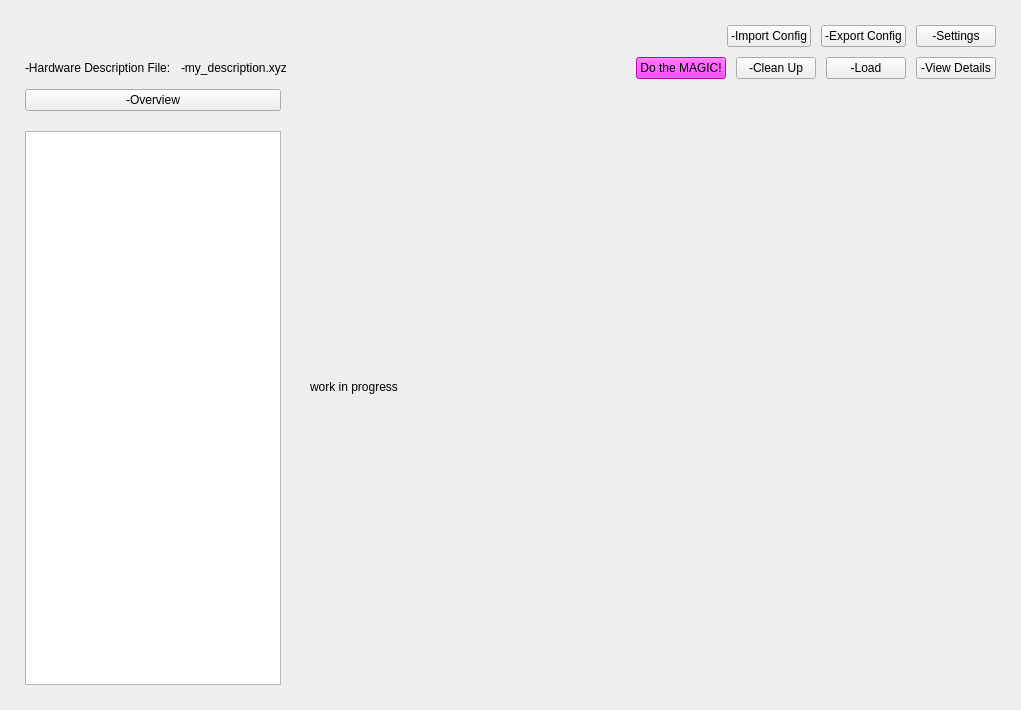
<?xml version="1.0" encoding="UTF-8"?>
<ui version="4.0">
 <class>C_SdNdeHalcWidget</class>
 <widget class="QWidget" name="C_SdNdeHalcWidget">
  <property name="geometry">
   <rect>
    <x>0</x>
    <y>0</y>
    <width>1021</width>
    <height>710</height>
   </rect>
  </property>
  <property name="windowTitle">
   <string>C_SdNdeHalcWidget</string>
  </property>
  <layout class="QVBoxLayout" name="verticalLayout" stretch="0,0,1">
   <property name="spacing">
    <number>10</number>
   </property>
   <property name="leftMargin">
    <number>25</number>
   </property>
   <property name="topMargin">
    <number>25</number>
   </property>
   <property name="rightMargin">
    <number>25</number>
   </property>
   <property name="bottomMargin">
    <number>25</number>
   </property>
   <item>
    <layout class="QHBoxLayout" name="pc_LayoutImportExport">
     <item>
      <spacer name="horizontalSpacer">
       <property name="orientation">
        <enum>Qt::Horizontal</enum>
       </property>
       <property name="sizeHint" stdset="0">
        <size>
         <width>40</width>
         <height>20</height>
        </size>
       </property>
      </spacer>
     </item>
     <item>
      <widget class="QPushButton" name="pc_PubImportConfig">
       <property name="text">
        <string>-Import Config</string>
       </property>
      </widget>
     </item>
     <item>
      <widget class="QPushButton" name="pc_PubExportConfig">
       <property name="text">
        <string>-Export Config</string>
       </property>
      </widget>
     </item>
     <item>
      <widget class="QPushButton" name="pc_PubSettings">
       <property name="text">
        <string>-Settings</string>
       </property>
      </widget>
     </item>
    </layout>
   </item>
   <item>
    <layout class="QHBoxLayout" name="pc_LayoutActions">
     <item>
      <widget class="stw_opensyde_gui_elements::C_OgeLabGroupItem" name="pc_LabFileTitle">
       <property name="text">
        <string>-Hardware Description File:</string>
       </property>
      </widget>
     </item>
     <item>
      <widget class="stw_opensyde_gui_elements::C_OgeLabGroupItemValue" name="pc_LabFileCurrent">
       <property name="text">
        <string>-my_description.xyz</string>
       </property>
      </widget>
     </item>
     <item>
      <spacer name="horizontalSpacer_2">
       <property name="orientation">
        <enum>Qt::Horizontal</enum>
       </property>
       <property name="sizeHint" stdset="0">
        <size>
         <width>40</width>
         <height>20</height>
        </size>
       </property>
      </spacer>
     </item>
     <item>
      <widget class="QPushButton" name="pc_PubMagic">
       <property name="styleSheet">
        <string notr="true">background-color: rgb(255, 0, 255);</string>
       </property>
       <property name="text">
        <string>Do the MAGIC!</string>
       </property>
      </widget>
     </item>
     <item>
      <widget class="QPushButton" name="pc_PubCleanUp">
       <property name="text">
        <string>-Clean Up</string>
       </property>
      </widget>
     </item>
     <item>
      <widget class="QPushButton" name="pc_PubLoad">
       <property name="text">
        <string>-Load</string>
       </property>
      </widget>
     </item>
     <item>
      <widget class="QPushButton" name="pc_PubViewDetails">
       <property name="text">
        <string>-View Details</string>
       </property>
      </widget>
     </item>
    </layout>
   </item>
   <item>
    <layout class="QHBoxLayout" name="pc_LayoutContent" stretch="0,1,1">
     <property name="spacing">
      <number>20</number>
     </property>
     <item>
      <layout class="QVBoxLayout" name="pc_LayoutOverview">
       <item>
        <widget class="QPushButton" name="pc_PubOverview">
         <property name="text">
          <string>-Overview</string>
         </property>
        </widget>
       </item>
       <item>
        <widget class="stw_opensyde_gui::C_SdNdeHalcChannelTreeView" name="pc_TreeChannels"/>
       </item>
      </layout>
     </item>
     <item>
      <widget class="QWidget" name="pc_WiOverviewTable" native="true">
       <layout class="QVBoxLayout" name="verticalLayout_7">
        <item>
         <widget class="QLabel" name="label">
          <property name="text">
           <string>work in progress</string>
          </property>
         </widget>
        </item>
       </layout>
      </widget>
     </item>
     <item>
      <widget class="stw_opensyde_gui::C_SdNdeHalcChannelWidget" name="pc_WiChannelEdit" native="true"/>
     </item>
    </layout>
   </item>
  </layout>
 </widget>
 <customwidgets>
  <customwidget>
   <class>stw_opensyde_gui_elements::C_OgeLabGroupItem</class>
   <extends>QLabel</extends>
   <header>C_OgeLabGroupItem.h</header>
  </customwidget>
  <customwidget>
   <class>stw_opensyde_gui_elements::C_OgeLabGroupItemValue</class>
   <extends>QLabel</extends>
   <header>C_OgeLabGroupItemValue.h</header>
  </customwidget>
  <customwidget>
   <class>stw_opensyde_gui::C_SdNdeHalcChannelTreeView</class>
   <extends>QTreeView</extends>
   <header>C_SdNdeHalcChannelTreeView.h</header>
  </customwidget>
  <customwidget>
   <class>stw_opensyde_gui::C_SdNdeHalcChannelWidget</class>
   <extends>QWidget</extends>
   <header>C_SdNdeHalcChannelWidget.h</header>
   <container>1</container>
  </customwidget>
 </customwidgets>
 <resources/>
 <connections/>
</ui>
